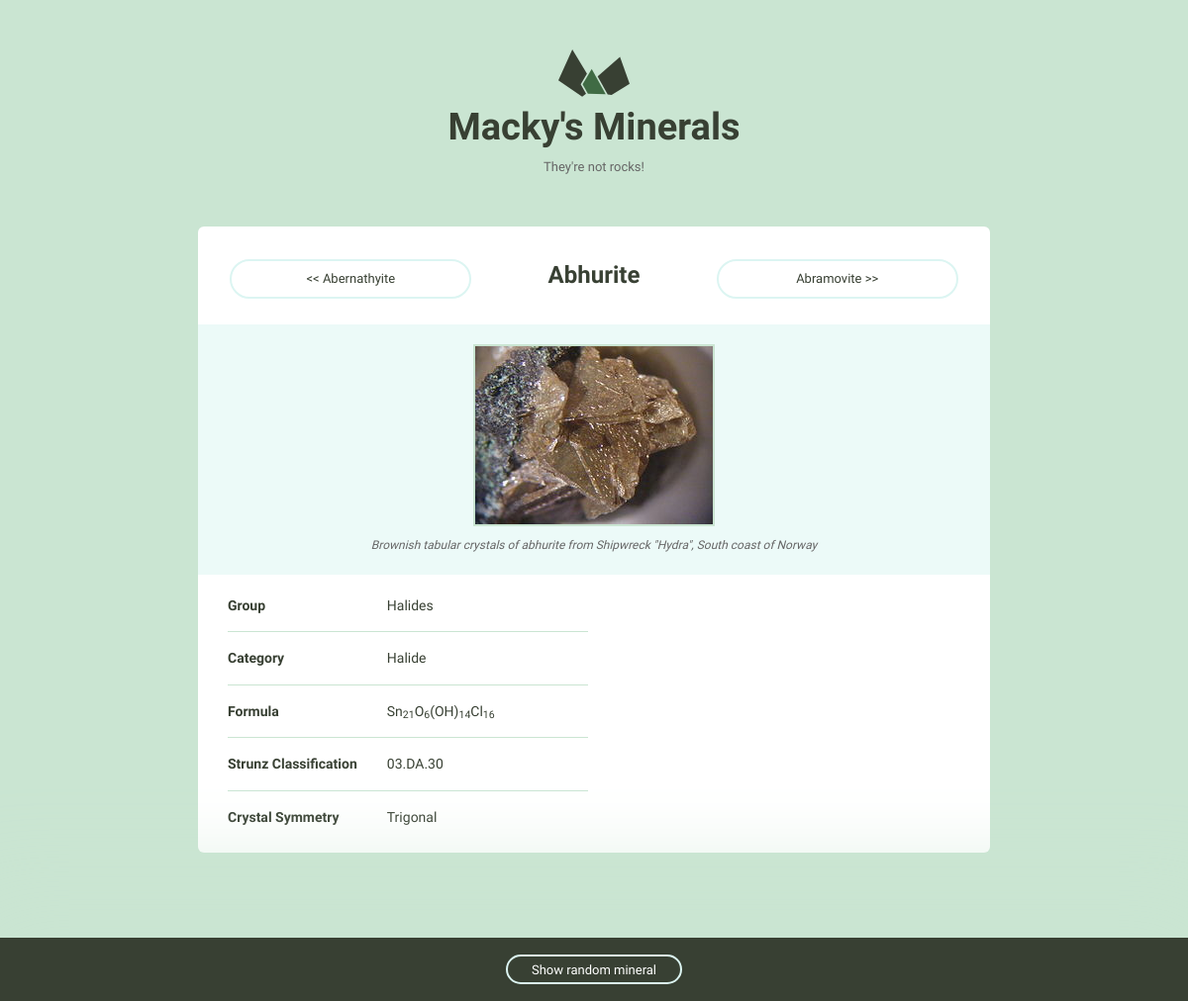
The page /minerals/3/ on the database its author committed.
### minerals/models.py (models this page shows)
class Mineral(models.Model):
    name = models.CharField(max_length=255)
    image_filename = models.CharField(max_length=255)
    image_caption = models.CharField(max_length=255)
    group = models.CharField(max_length=255)
    category = models.CharField(max_length=255)
    formula = models.CharField(max_length=255)
    strunz_classification = models.CharField(max_length=255)
    color = models.CharField(max_length=255)
    crystal_system = models.CharField(max_length=255)
    unit_cell = models.CharField(max_length=255)
    crystal_symmetry = models.CharField(max_length=255)
    cleavage = models.CharField(max_length=255)
    mohs_scale_hardness = models.CharField(max_length=255)
    luster = models.CharField(max_length=255)
    streak = models.CharField(max_length=255)
    diaphaneity = models.CharField(max_length=255)
    optical_properties = models.CharField(max_length=255)
    refractive_index = models.CharField(max_length=255)
    crystal_habit = models.CharField(max_length=255)
    specific_gravity = models.CharField(max_length=255)

### minerals/views.py (the view)
# urls.py: url(r'(?P<mineral_id>\d+)/$', views.mineral_detail, name='mineral_detail'),
def mineral_detail(request, mineral_id):
    mineral = models.Mineral.objects.filter(id=mineral_id).values().first()
    prev_next = get_prev_next(mineral_id)
    return render(request, 'minerals/mineral_detail.html',
                  {'mineral': mineral, 'names': NAMES, 'prev_next': prev_next})

### minerals/templatetags/minerals_extras.py (called while the page is built)
@register.filter
def get_item(dictionary, key):
    return dictionary.get(key)

@register.filter
def rem_underscore(string):
    return string.replace('_', ' ')

### minerals/views.py (called while the page is built)
def get_prev_next(mineral_id):
    prev_mineral = (models.Mineral.objects
                    .filter(id__lt=mineral_id)
                    .exclude(id=mineral_id)
                    .order_by('-id')
                    .first())
    next_mineral = (models.Mineral.objects
                    .filter(id__gt=mineral_id)
                    .exclude(id=mineral_id)
                    .order_by('id')
                    .first())
    if not prev_mineral:
        return {'next': {'id': next_mineral.id, 'name': next_mineral.name}}
    elif not next_mineral:
        return {'previous': {'id': prev_mineral.id, 'name': prev_mineral.name}}
    else:
        return {'next': {'id': next_mineral.id, 'name': next_mineral.name},
                'previous': {'id': prev_mineral.id, 'name': prev_mineral.name}}

### minerals/templates/minerals/mineral_detail.html
{% extends "layout.html" %}
{% load static %}
{% load minerals_extras %}
{% block content %}
<div class="grid-100 mineral__container">
    <div>
        {% if prev_next|get_item:'previous' %}
            <a class="minerals__anchor mineral__detail_header" href="{% url 'minerals:mineral_detail' prev_next|get_item:'previous'|get_item:'id' %}"><< {{ prev_next|get_item:'previous'|get_item:'name' }}</a>
        {% else %}
            <span class="minerals__anchor mineral__detail_header"><< No previous minerals</span>
        {% endif %}
        <h1 class="mineral__name mineral__detail_header">{{ mineral.name }}</h1>
        {% if prev_next|get_item:'next' %}
            <a class="minerals__anchor mineral__detail_header" href="{% url 'minerals:mineral_detail' prev_next|get_item:'next'|get_item:'id' %}">{{ prev_next|get_item:'next'|get_item:'name' }} >></a>
        {% else %}
            <span class="minerals__anchor mineral__detail_header">No next minerals >></span>
        {% endif %}
    </div>
    <div class="mineral__image-bg">
        <img class="mineral__image" src="{% static 'img' %}/{{ mineral.name }}.jpg">
        <p class="mineral__caption">{{ mineral.image_caption }}</p>
    </div>
    <div class="mineral__table-container">
        <table class="mineral__table">
            {% for key, value in mineral.items %}
                {% if value and key in names %}
                <tr>
                    <td class="mineral__category">{{ key|title|rem_underscore }}</td>
                    <td>{{ value|safe }}</td>
                </tr>
                {% endif %}
            {% endfor %}
        </table>
    </div>
</div>
{% endblock %}

### assets/css/global.css (style rules this page uses)
html { font-family: sans-serif; -ms-text-size-adjust: 100%; -webkit-text-size-adjust: 100%; }
body { margin: 0; }
a { background-color: transparent; }
h1 { font-size: 2em; margin: 0.67em 0; }
sub { font-size: 75%; line-height: 0; position: relative; vertical-align: baseline; bottom: -0.25em; }
img { border: 0; }
table { border-collapse: collapse; border-spacing: 0; }
td, th { padding: 0; }
html { font-size: 62.5%; }
body { background-color: #CAE5D2; font-size: 1.5em; line-height: 1.6; font-weight: 400; font-family: "Cousine"; color: #666; }
.grid, .grid-5, .grid-10, .grid-15, .grid-20, .grid-25, .grid-30, .grid-33, .grid-35, .grid-40, .grid-45, .grid-50, .grid-55, .grid-60, .grid-65, .grid-66, .grid-70, .grid-75, .grid-80, .grid-90, .grid-95, .grid-100 { float: left; box-sizing: border-box; position: relative; }
.grid-100 { width: 100%; padding: 0 15px; }
h1, h2, h3, h4, h5, h6 { margin-top: 0; margin-bottom: 2rem; font-weight: bold; font-family: "Work Sans", sans-serif; color: #384033; }
h1 { font-size: 3.8rem; }
@media (min-width: 550px) { h1 { font-size: 3.8rem; } }
p { margin-top: 0; font-size: 1.6rem; }
a { color: #689b98; text-decoration: none; -webkit-transition: color 0.2s; -moz-transition: color 0.2s; -ms-transition: color 0.2s; -o-transition: color 0.2s; transition: color 0.2s; }
th, td { padding: 15px; text-align: left; border-bottom: 1px solid #e1e1e1; }
th:first-child, td:first-child { padding-left: 0; }
th:last-child, td:last-child { padding-right: 0; }
table, p, ul { margin-bottom: 2.5rem; }
.minerals__anchor { border: solid 2px #DCF5F2; border-radius: 100px; color: #384033; display: block; font-size: 13px; text-align: center; padding: 8px 0 7px 0; width: 100%; transition: background-color 200ms ease-in-out, font-weight 200ms ease-in-out, color 200ms ease-in-out; }
.mineral__container { background-color: #fff; border-radius: 6px; list-style: none; padding: 0; text-align: center; }
.mineral__name { display: block; width: 100%; margin: 0; font-size: 24px; padding: 30px 0 30px 0; }
.mineral__image { display: block; margin: 0 auto; border: solid 2px #CAE5D2; }
.mineral__image-bg { background-color: #ecfaf8; padding: 20px 0; }
.mineral__caption { font-size: 12px; font-style: italic; padding: 10px 0 0 0; margin: 0; }
.mineral__table { font-size: 14px; color: #384033; }
.mineral__table td { border-color: #CAE5D2; }
.mineral__table tr:last-of-type td { border-bottom: none; padding-bottom: 0; }
.mineral__table-container { padding: 5px 30px 0; }
.mineral__category { font-weight: bold; width: 40%; }
.mineral__detail_header { display: inline-block; width: 30% }

### rows shown on the page
Mineral: name "Abernathyite"
Mineral: name "Abhurite", name (picture), image_caption "Brownish tabular crystals of abhurite from Shipwreck \"Hydra\", South coast of Norway", mineral "Halides" "Halide" "Sn 21 O 6 (OH) 14 Cl 16" "03.DA.30" "Trigonal"
Mineral: name "Abramovite"

### other values the page prints
{{ key|title|rem_underscore }} "Group" "Category" "Formula" "Strunz Classification" "Crystal Symmetry"
